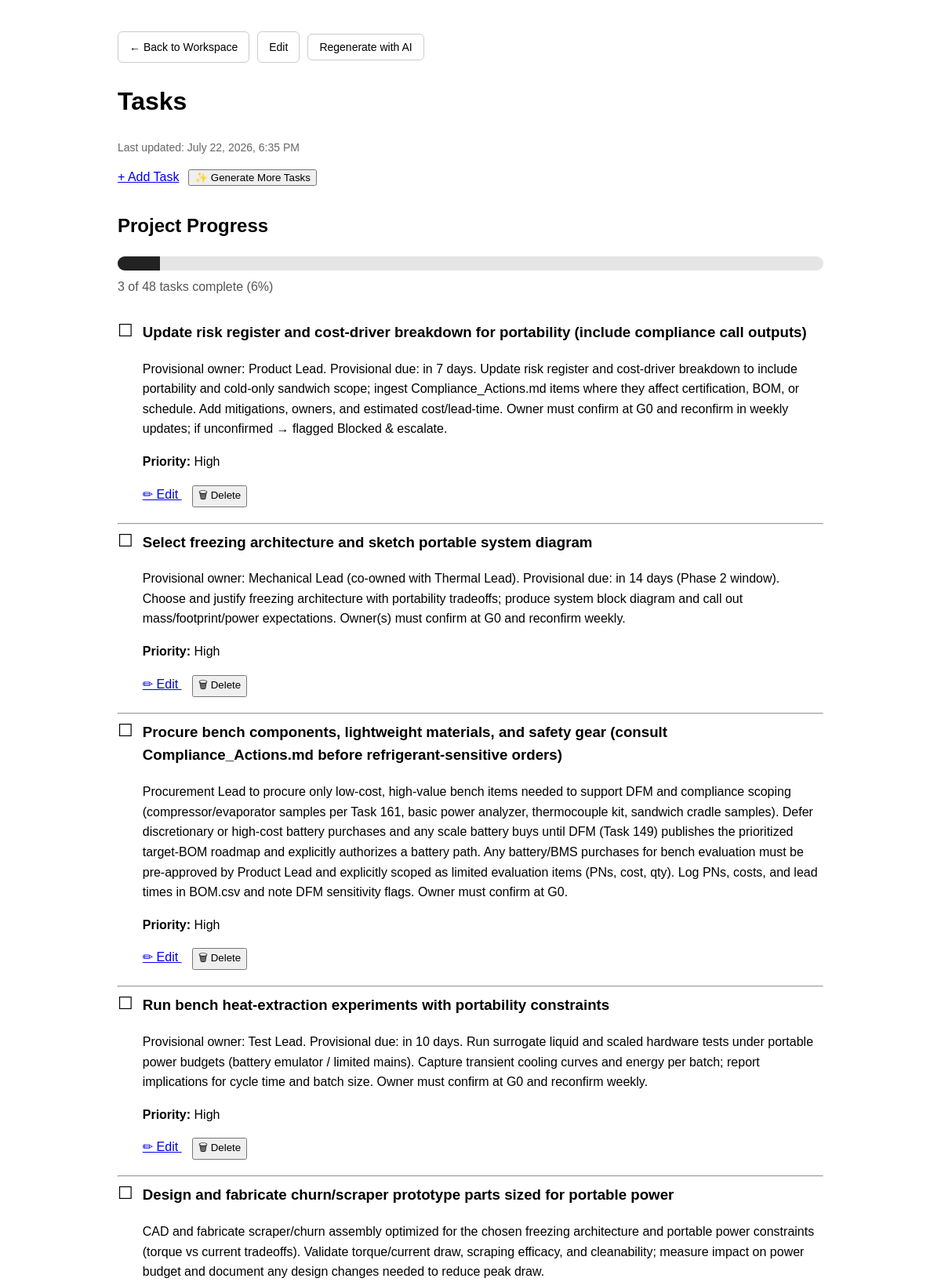
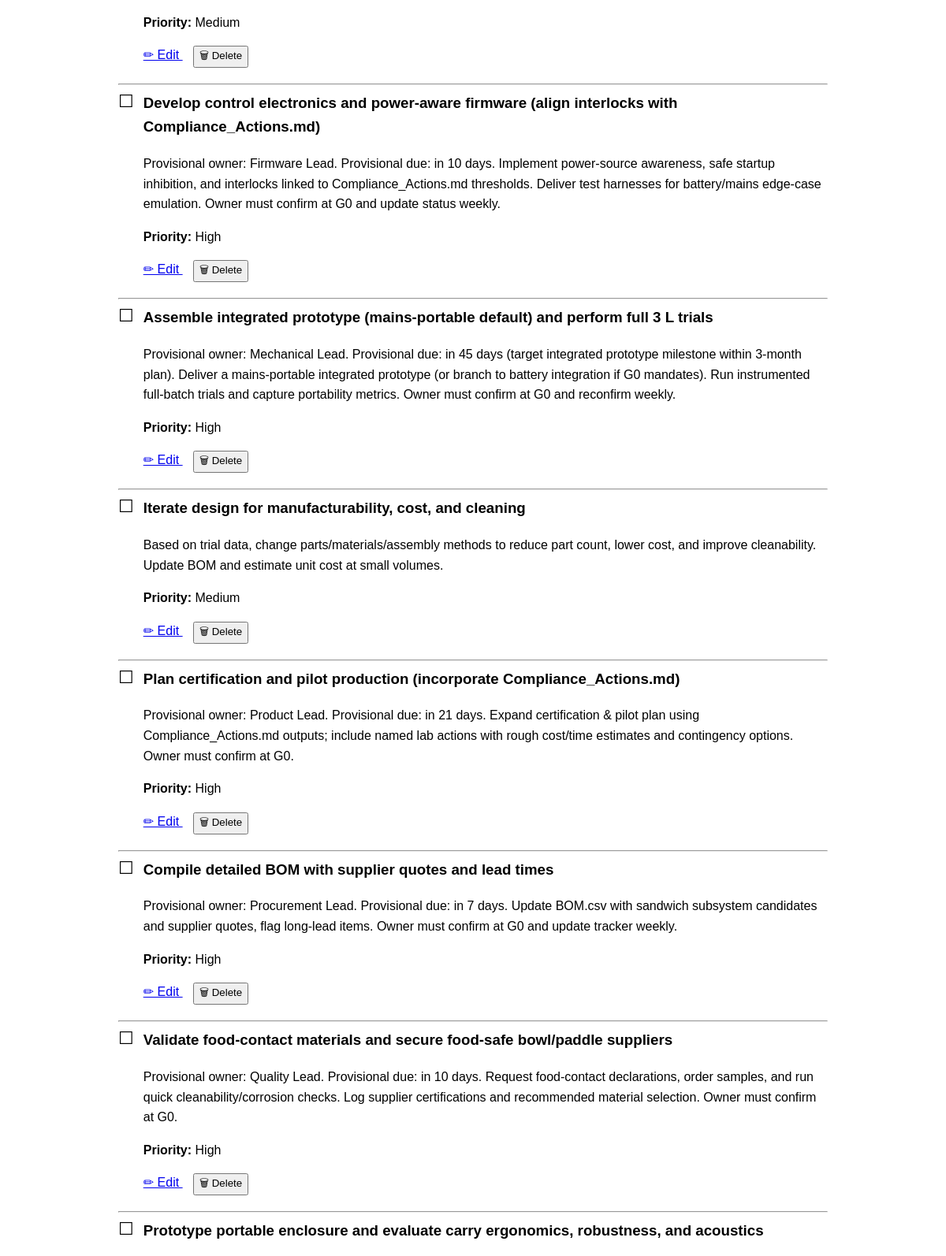
Page /projects/18/workspace/58/ (signed in, upper part) on the committed database (2 pictures, top to bottom).
### projects/models.py (models this page shows, shortened)
class WorkspaceFolder(models.Model):
    project = models.ForeignKey(
        Project,
        on_delete=models.CASCADE,
        related_name="folders",
    )
    parent = models.ForeignKey(
        "self",
        on_delete=models.CASCADE,
        null=True,
        blank=True,
        related_name="children",
    )
    icon = models.CharField(max_length=10, blank=True)
    name = models.CharField(max_length=150)
    description = models.TextField(blank=True)
    folder_type = models.CharField(max_length=50, blank=True)
    order = models.PositiveIntegerField(default=0)
    updated_at = models.DateTimeField(auto_now=True)
    class Meta:
        ordering = ["order"]

class Task(models.Model):
    class Priority(models.IntegerChoices):
        LOW = 1, "Low"
        MEDIUM = 2, "Medium"
        HIGH = 3, "High"
    project = models.ForeignKey(
        Project,
        on_delete=models.CASCADE,
        related_name="tasks",
    )
    title = models.CharField(max_length=200)
    description = models.TextField(blank=True)
    completed = models.BooleanField(default=False)
    priority = models.IntegerField(
        choices=Priority.choices,
        default=Priority.MEDIUM,
    )
    order = models.PositiveIntegerField(default=0)
    created_at = models.DateTimeField(auto_now_add=True)
    updated_at = models.DateTimeField(auto_now=True)
    class Meta:
        ordering = ["order", "-priority", "created_at"]

### projects/views.py (the view)
# urls.py: path("<int:project_pk>/workspace/<int:folder_pk>/",views.workspace_folder,name="workspace_folder",),
@login_required
@login_required
def workspace_folder(request, project_pk, folder_pk):
    project = get_object_or_404(
        Project,
        pk=project_pk,
        owner=request.user,
    )
    folder = get_object_or_404(
        WorkspaceFolder,
        pk=folder_pk,
        project=project,
    )
    tasks = None
    total_tasks = 0
    completed_tasks = 0
    progress = 0
    if folder.folder_type == "tasks":
        tasks = project.tasks.order_by(
            "completed",
            "order",
        )
        total_tasks = tasks.count()
        completed_tasks = tasks.filter(completed=True).count()
        if total_tasks > 0:
            progress = round(
                completed_tasks / total_tasks * 100
            )
    return render(
        request,
        "projects/workspace_folder.html",
        {
            "project": project,
            "folder": folder,
            "tasks": tasks,
            "total_tasks": total_tasks,
            "completed_tasks": completed_tasks,
            "progress": progress,
        },
    )

### projects/templates/projects/workspace_folder.html (shortened to what this page needs)
<!DOCTYPE html>
<html>
<head>
</head>
<body>
<div class="toolbar">
    <a href="{% url 'workspace' project.pk %}">
        ← Back to Workspace
    </a>
    <a href="{% url 'edit_workspace_folder' project.pk folder.pk %}">
        Edit
    </a>
    <form
        id="regenerate-form"
        method="POST"
        action="{% url 'regenerate_workspace_folder' project.pk folder.pk %}"
    >
        <button id="regenerate-button" type="submit">
            Regenerate with AI
        </button>
    </form>
</div>
<h1>{{ folder.name }}</h1>
<p class="updated">
    Last updated: {{ folder.updated_at|date:"F j, Y, g:i A" }}
</p>
<div style="display: flex; gap: 12px; align-items: center;">
    <a href="{% url 'new_task' project.pk %}">
        + Add Task
    </a>
    <form
        id="generate-tasks-form"
        method="POST"
        action="{% url 'generate_more_tasks' project.pk %}"
    >
        <button id="generate-tasks-button" type="submit">
            ✨ Generate More Tasks
        </button>
    </form>
</div>
<div class="content">
    {% if folder.folder_type == "tasks" %}
        <div class="progress-container">
    <h2>Project Progress</h2>
    <div class="progress-track">
        <div
    class="progress-fill"
    style="width: {{ progress }}%;"
></div>
    </div>
    <p class="progress-text">
        {{ completed_tasks }} of {{ total_tasks }} tasks complete
        ({{ progress }}%)
    </p>
</div>
        {% for task in tasks %}
            <div style="margin-bottom: 20px;">
                <div style="display: flex; gap: 12px; align-items: flex-start;">
                    <form
                        method="POST"
                        action="{% url 'toggle_task' project.pk task.pk %}"
                    >
                        <button
                            type="submit"
                            aria-label="Toggle task completion"
                            style="
                                border: none;
                                background: none;
                                font-size: 22px;
                                cursor: pointer;
                                padding: 0;
                            "
                        >
                            {% if task.completed %}
                                ☑
                            {% else %}
                                ☐
                            {% endif %}
                        </button>
                    </form>
                    <div>
                        <h3 style="margin-top: 0;">
                            {% if task.completed %}
                                <s>{{ task.title }}</s>
                            {% else %}
                                {{ task.title }}
                            {% endif %}
                        </h3>
                        {% if task.description %}
                            <p>{{ task.description }}</p>
                        {% endif %}
                        <p>
                            <strong>Priority:</strong>
                            {{ task.get_priority_display }}
                        </p>
                        <div style="margin-top:10px;">
    <a href="{% url 'edit_task' project.pk task.pk %}">
        ✏ Edit
    </a>
    <form
        method="POST"
        action="{% url 'delete_task' project.pk task.pk %}"
        style="display:inline;"
    >
        <button
            type="submit"
            onclick="return confirm('Delete this task?')"
        >
            🗑 Delete
        </button>
    </form>
</div>
                    </div>
                </div>
            </div>
            <hr>
        {% empty %}
            <p>No tasks yet.</p>
        {% endfor %}
    {% else %}
        {{ folder.description|linebreaks }}
    {% endif %}
</div>
</body>
</html>

### projects/templates/projects/workspace_folder.html (style rules this page uses)
body { font-family: Arial, sans-serif; max-width: 900px; margin: 40px auto; padding: 0 20px; line-height: 1.6; }
.toolbar { display: flex; gap: 10px; align-items: center; margin-bottom: 24px; }
.toolbar a, .toolbar button { padding: 8px 14px; border: 1px solid #ccc; border-radius: 6px; background: white; color: black; text-decoration: none; cursor: pointer; font-size: 14px; }
.updated { color: #666; font-size: 14px; }
.content { margin-top: 30px; }
.progress-container { margin-bottom: 30px; }
.progress-track { width: 100%; height: 18px; background: #e5e5e5; border-radius: 999px; overflow: hidden; }
.progress-fill { height: 100%; background: #222; transition: width 0.2s ease; }
.progress-text { margin-top: 8px; color: #555; }

### rows in the picture
WorkspaceFolder: name "Tasks", updated_at "July 22, 2026, 6:35 PM"
Task: title "Update risk register and cost-driver breakdown for portability (include compliance call outputs)", description "Provisional owner: Product Lead. Provisional due: in 7 days. Update risk register and cost-driver breakdown to include portability and cold-only sandwich scope; ingest Compliance_Actions.md items where they affect certification, BOM, or schedule. Add mitigations, owners, and estimated cost/lead-time. Owner must confirm at G0 and reconfirm in weekly updates; if unconfirmed → flagged Blocked & escalate.", priority "High"
Task: title "Select freezing architecture and sketch portable system diagram", description "Provisional owner: Mechanical Lead (co-owned with Thermal Lead). Provisional due: in 14 days (Phase 2 window). Choose and justify freezing architecture with portability tradeoffs; produce system block diagram and call out mass/footprint/power expectations. Owner(s) must confirm at G0 and reconfirm weekly.", priority "High"
Task: title "Procure bench components, lightweight materials, and safety gear (consult Compliance_Actions.md before refrigerant-sensitive orders)", description "Procurement Lead to procure only low‑cost, high‑value bench items needed to support DFM and compliance scoping (compressor/evaporator samples per Task 161, basic power analyzer, thermocouple kit, sandwich cradle samples). Defer discretionary or high‑cost battery purchases and any scale battery buys until DFM (Task 149) publishes the prioritized target‑BOM roadmap and explicitly authorizes a battery path. Any battery/BMS purchases for bench evaluation must be pre‑approved by Product Lead and explicitly scoped as limited evaluation items (PNs, cost, qty). Log PNs, costs, and lead times in BOM.csv and note DFM sensitivity flags. Owner must confirm at G0.", priority "High"
Task: title "Run bench heat‑extraction experiments with portability constraints", description "Provisional owner: Test Lead. Provisional due: in 10 days. Run surrogate liquid and scaled hardware tests under portable power budgets (battery emulator / limited mains). Capture transient cooling curves and energy per batch; report implications for cycle time and batch size. Owner must confirm at G0 and reconfirm weekly.", priority "High"
Task: title "Design and fabricate churn/scraper prototype parts sized for portable power", description "CAD and fabricate scraper/churn assembly optimized for the chosen freezing architecture and portable power constraints (torque vs current tradeoffs). Validate torque/current draw, scraping efficacy, and cleanability; measure impact on power budget and document any design changes needed to reduce peak draw.", priority "Medium"
Task: title "Develop control electronics and power-aware firmware (align interlocks with Compliance_Actions.md)", description "Provisional owner: Firmware Lead. Provisional due: in 10 days. Implement power-source awareness, safe startup inhibition, and interlocks linked to Compliance_Actions.md thresholds. Deliver test harnesses for battery/mains edge-case emulation. Owner must confirm at G0 and update status weekly.", priority "High"
Task: title "Assemble integrated prototype (mains‑portable default) and perform full 3 L trials", description "Provisional owner: Mechanical Lead. Provisional due: in 45 days (target integrated prototype milestone within 3-month plan). Deliver a mains‑portable integrated prototype (or branch to battery integration if G0 mandates). Run instrumented full‑batch trials and capture portability metrics. Owner must confirm at G0 and reconfirm weekly.", priority "High"
Task: title "Iterate design for manufacturability, cost, and cleaning", description "Based on trial data, change parts/materials/assembly methods to reduce part count, lower cost, and improve cleanability. Update BOM and estimate unit cost at small volumes.", priority "Medium"
Task: title "Plan certification and pilot production (incorporate Compliance_Actions.md)", description "Provisional owner: Product Lead. Provisional due: in 21 days. Expand certification & pilot plan using Compliance_Actions.md outputs; include named lab actions with rough cost/time estimates and contingency options. Owner must confirm at G0.", priority "High"
Task: title "Compile detailed BOM with supplier quotes and lead times", description "Provisional owner: Procurement Lead. Provisional due: in 7 days. Update BOM.csv with sandwich subsystem candidates and supplier quotes, flag long-lead items. Owner must confirm at G0 and update tracker weekly.", priority "High"
Task: title "Validate food-contact materials and secure food-safe bowl/paddle suppliers", description "Provisional owner: Quality Lead. Provisional due: in 10 days. Request food-contact declarations, order samples, and run quick cleanability/corrosion checks. Log supplier certifications and recommended material selection. Owner must confirm at G0.", priority "High"
Task: title "Prototype portable enclosure and evaluate carry ergonomics, robustness, and acoustics"

### other values in the picture
{{ completed_tasks }} "3"
{{ total_tasks }} "48"
{{ progress }} "6"
